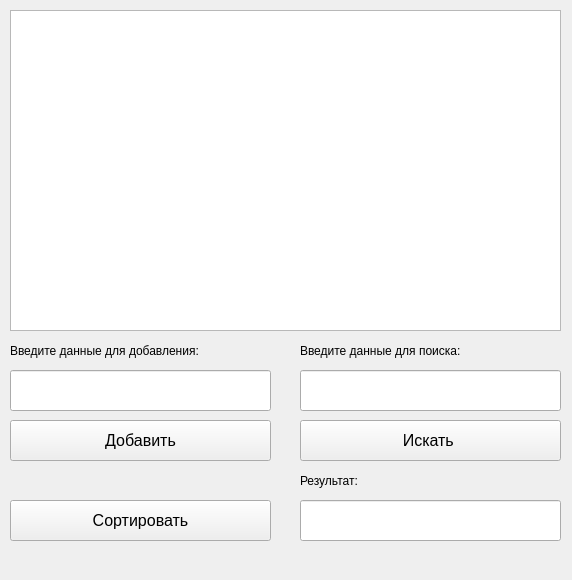
<?xml version="1.0" encoding="UTF-8"?>
<ui version="4.0">
 <class>Fan_widgets</class>
 <widget class="QWidget" name="Fan_widgets">
  <property name="geometry">
   <rect>
    <x>0</x>
    <y>0</y>
    <width>572</width>
    <height>580</height>
   </rect>
  </property>
  <property name="windowTitle">
   <string>Form</string>
  </property>
  <widget class="QTableView" name="base_of_ultras">
   <property name="geometry">
    <rect>
     <x>10</x>
     <y>10</y>
     <width>551</width>
     <height>321</height>
    </rect>
   </property>
  </widget>
  <widget class="QPushButton" name="pushButton">
   <property name="geometry">
    <rect>
     <x>10</x>
     <y>420</y>
     <width>261</width>
     <height>41</height>
    </rect>
   </property>
   <property name="font">
    <font>
     <pointsize>12</pointsize>
    </font>
   </property>
   <property name="text">
    <string>Добавить</string>
   </property>
  </widget>
  <widget class="QLineEdit" name="lineEdit">
   <property name="geometry">
    <rect>
     <x>10</x>
     <y>370</y>
     <width>261</width>
     <height>41</height>
    </rect>
   </property>
  </widget>
  <widget class="QPushButton" name="pushButton_2">
   <property name="geometry">
    <rect>
     <x>300</x>
     <y>420</y>
     <width>261</width>
     <height>41</height>
    </rect>
   </property>
   <property name="font">
    <font>
     <pointsize>12</pointsize>
    </font>
   </property>
   <property name="text">
    <string>Искать </string>
   </property>
  </widget>
  <widget class="QLineEdit" name="lineEdit_2">
   <property name="geometry">
    <rect>
     <x>300</x>
     <y>370</y>
     <width>261</width>
     <height>41</height>
    </rect>
   </property>
  </widget>
  <widget class="QLabel" name="label">
   <property name="geometry">
    <rect>
     <x>10</x>
     <y>330</y>
     <width>261</width>
     <height>41</height>
    </rect>
   </property>
   <property name="font">
    <font>
     <pointsize>9</pointsize>
    </font>
   </property>
   <property name="text">
    <string>Введите данные для добавления:</string>
   </property>
  </widget>
  <widget class="QLabel" name="label_2">
   <property name="geometry">
    <rect>
     <x>300</x>
     <y>330</y>
     <width>261</width>
     <height>41</height>
    </rect>
   </property>
   <property name="font">
    <font>
     <pointsize>9</pointsize>
    </font>
   </property>
   <property name="text">
    <string>Введите данные для поиска:</string>
   </property>
  </widget>
  <widget class="QLineEdit" name="lineEdit_3">
   <property name="geometry">
    <rect>
     <x>300</x>
     <y>500</y>
     <width>261</width>
     <height>41</height>
    </rect>
   </property>
   <property name="text">
    <string/>
   </property>
  </widget>
  <widget class="QLabel" name="label_3">
   <property name="geometry">
    <rect>
     <x>300</x>
     <y>460</y>
     <width>261</width>
     <height>41</height>
    </rect>
   </property>
   <property name="font">
    <font>
     <pointsize>9</pointsize>
    </font>
   </property>
   <property name="text">
    <string>Результат:</string>
   </property>
  </widget>
  <widget class="QPushButton" name="pushButton_3">
   <property name="geometry">
    <rect>
     <x>10</x>
     <y>500</y>
     <width>261</width>
     <height>41</height>
    </rect>
   </property>
   <property name="font">
    <font>
     <pointsize>12</pointsize>
    </font>
   </property>
   <property name="text">
    <string>Сортировать</string>
   </property>
  </widget>
 </widget>
 <resources/>
 <connections/>
</ui>
